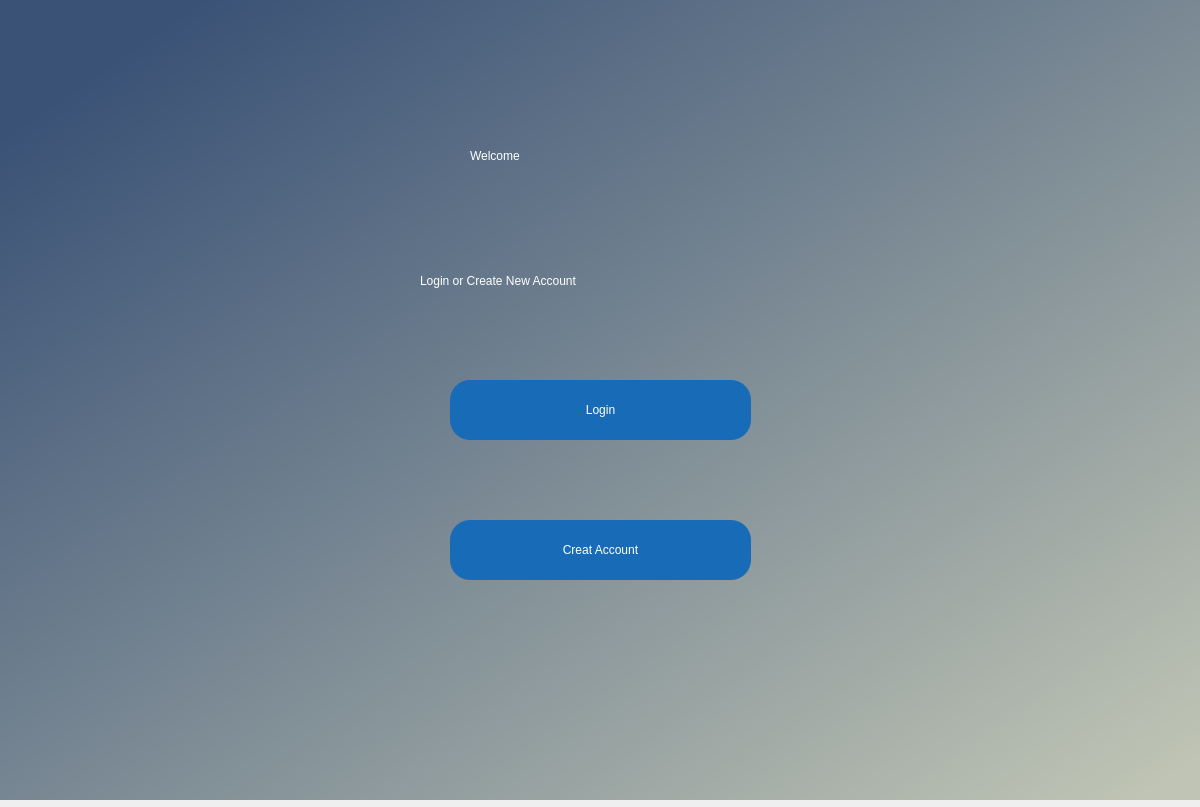
<?xml version="1.0" encoding="UTF-8"?>
<ui version="4.0">
 <class>Dialog</class>
 <widget class="QDialog" name="Dialog">
  <property name="geometry">
   <rect>
    <x>0</x>
    <y>0</y>
    <width>1200</width>
    <height>807</height>
   </rect>
  </property>
  <property name="windowTitle">
   <string>Dialog</string>
  </property>
  <widget class="QWidget" name="widget" native="true">
   <property name="geometry">
    <rect>
     <x>0</x>
     <y>0</y>
     <width>1200</width>
     <height>800</height>
    </rect>
   </property>
   <property name="styleSheet">
    <string notr="true">QWidget#widget{
background-color:qlineargradient(spread:pad, x1:0.059, y1:0.110311, x2:0.964, y2:0.976, stop:0 rgba(58, 82, 118, 255), stop:1 rgba(191, 196, 180, 255));}</string>
   </property>
   <widget class="QLabel" name="label">
    <property name="geometry">
     <rect>
      <x>470</x>
      <y>90</y>
      <width>261</width>
      <height>131</height>
     </rect>
    </property>
    <property name="styleSheet">
     <string notr="true">font: 75 36pt &quot;Trebuchet MS&quot;;color:rgb(255, 255, 255)</string>
    </property>
    <property name="text">
     <string>Welcome</string>
    </property>
   </widget>
   <widget class="QLabel" name="label_2">
    <property name="geometry">
     <rect>
      <x>420</x>
      <y>240</y>
      <width>361</width>
      <height>81</height>
     </rect>
    </property>
    <property name="styleSheet">
     <string notr="true">font: 16pt &quot;Trebuchet MS&quot;;color:rgb(255, 255, 255)</string>
    </property>
    <property name="text">
     <string>Login or Create New Account</string>
    </property>
   </widget>
   <widget class="QPushButton" name="login">
    <property name="geometry">
     <rect>
      <x>450</x>
      <y>380</y>
      <width>301</width>
      <height>60</height>
     </rect>
    </property>
    <property name="cursor">
     <cursorShape>PointingHandCursor</cursorShape>
    </property>
    <property name="styleSheet">
     <string notr="true">border-radius:20px;
background-color: rgb(23, 107, 183);
color: rgb(255, 255, 255);
font: 14pt &quot;Trebuchet MS&quot;;</string>
    </property>
    <property name="text">
     <string>Login</string>
    </property>
    <property name="default">
     <bool>false</bool>
    </property>
    <property name="flat">
     <bool>false</bool>
    </property>
   </widget>
   <widget class="QPushButton" name="create_account">
    <property name="geometry">
     <rect>
      <x>450</x>
      <y>520</y>
      <width>301</width>
      <height>60</height>
     </rect>
    </property>
    <property name="cursor">
     <cursorShape>PointingHandCursor</cursorShape>
    </property>
    <property name="styleSheet">
     <string notr="true">border-radius:20px;
background-color: rgb(23, 107, 183);
color: rgb(255, 255, 255);
font: 14pt &quot;Trebuchet MS&quot;;</string>
    </property>
    <property name="text">
     <string>Creat Account</string>
    </property>
   </widget>
  </widget>
 </widget>
 <resources/>
 <connections/>
</ui>
